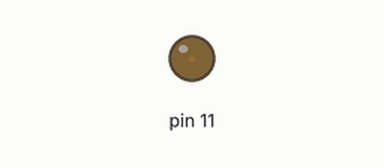
Bench run of a sketch on a simulated Arduino Uno, built with avr-gcc and run on an emulated ATmega328P. On the bench: output pins drawn as LEDs (lit = HIGH).

Above: at 0.05 s.
At 2.5 s:
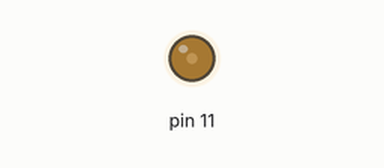
At 5.0 s:
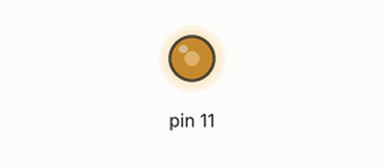
At 9.95 s:
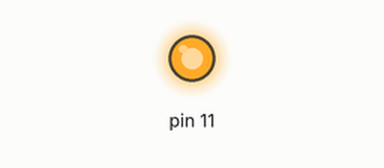
Timing chart, 0 to 14.3 s (numbered marks = the images above):
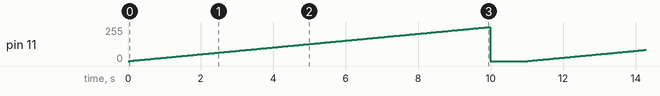

The sketch:

Atividade4.ino
```cpp
//Faça um código que um led inicie desligado e aumente seu brilho progressivamente até atingir o brilho máximo, em 10s, devendo apagar e iniciar novamente.
int brilho = 0;

void setup() {
  pinMode(11, OUTPUT);
}

void loop() {

  if (brilho < 256) {
    analogWrite(11, brilho);
    brilho++;
    delay(10000 / 255);
  }else{
    brilho = 0;
    analogWrite(11, brilho);
    delay(1000);
  }

}
```

Measured:
- by itself, pin 11: ramps from 0/255 to 255/255 and jumps back, once every 11.0 s
